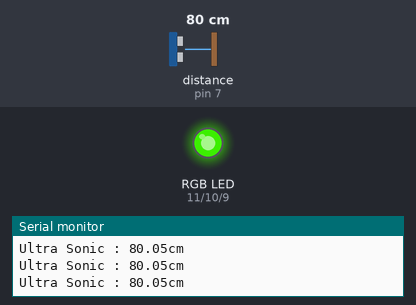
The sketch below on a simulated Arduino Uno, built with avr-gcc and run on an emulated ATmega328P. On the bench: an RGB LED mixed from three pins (HIGH = lit), the last lines printed to the serial monitor. Wiring (inferred from the names in the program): ultrasonic range finder: trigger pin 6; echo pin 7. Inputs (shaded band) come from the test bench; at power-on: distance to the obstacle (sensor on pin 7) 80 cm. The echo pulse lasts 58.3 µs per cm; dim RGB values are drawn brighter than linear; pins used as bus, display or sensor lines are not drawn.

Above: at 1.2 s.
1.3 s: distance to the obstacle (sensor on pin 7) set to 2 cm
At 1.8 s:
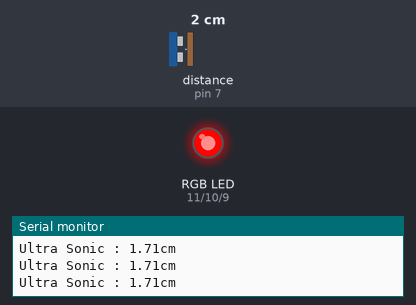
2.8 s: distance to the obstacle (sensor on pin 7) set to 35 cm
At 3.3 s:
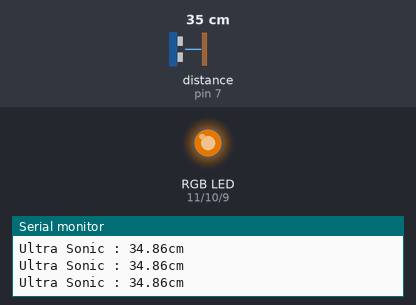
4.3 s: distance to the obstacle (sensor on pin 7) set to 120 cm
At 4.7 s:
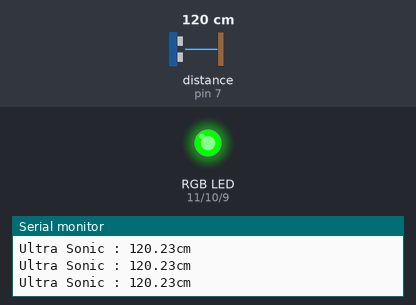
5.8 s: distance to the obstacle (sensor on pin 7) set to 105 cm
8.8 s: distance to the obstacle (sensor on pin 7) set to 94 cm
At 10.0 s:
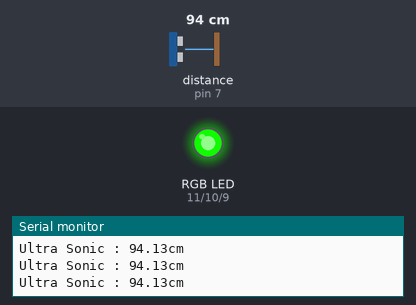
11.8 s: distance to the obstacle (sensor on pin 7) set to 60 cm
At 13.1 s:
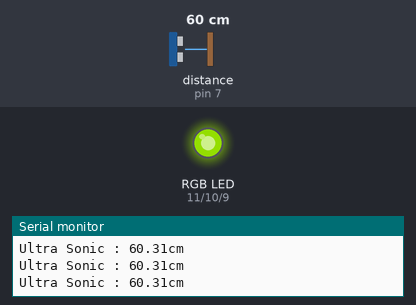
Timing chart, 0 to 14.3 s (numbered marks = the images above; inputs shaded):
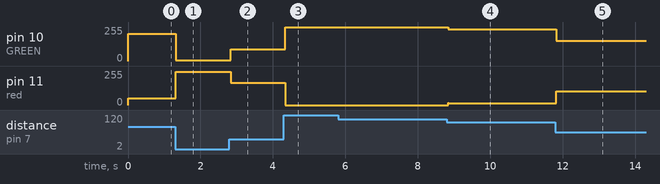

Measured:
- after the input at 1.3 s, pin 10 (GREEN): 204/255 → 4/255 at once; pin 11 (red): 51/255 → 251/255 at once
- after the input at 2.8 s, pin 10 (GREEN): 4/255 → 88/255 at once; pin 11 (red): 251/255 → 167/255 at once
- after the input at 4.3 s, pin 10 (GREEN): 88/255 → 255/255 at once; pin 11 (red): 167/255 → 0/255 at once
- after the input at 8.8 s, pin 10 (GREEN): 255/255 → 240/255 at once; pin 11 (red): 0/255 → 15/255 at once
- after the input at 11.8 s, pin 10 (GREEN): 240/255 → 153/255 at once; pin 11 (red): 15/255 → 102/255 at once

The sketch:

08_example.ino
```cpp
void setup()
{
  Serial.begin(9600) ;

  pinMode(6, OUTPUT);  //6 : Trigger
  pinMode(7, INPUT);    //7 : Echo

  pinMode(9, OUTPUT) ;  //BLUE
  pinMode(10, OUTPUT) ; //GREEN
  pinMode(11, OUTPUT) ; //red
}

void loop()
{
  //trigger 발생
  digitalWrite(6, LOW) ;
  delayMicroseconds(2) ;
  digitalWrite(6, HIGH) ;
  delayMicroseconds(10) ;
  digitalWrite(6, LOW) ;

  long value = pulseIn(7, HIGH) ;

  float distance = (float)value * 0.01723 ;

  Serial.print("Ultra Sonic : ") ;
  Serial.print(distance) ;
  Serial.println("cm") ;

  int green_value = (distance / 100.0)* 255 ;
  if( green_value > 255 ) green_value = 255 ;

  int red_value = 255 - green_value ;

  analogWrite(11, red_value) ;
  analogWrite(10, green_value) ;
}
```
